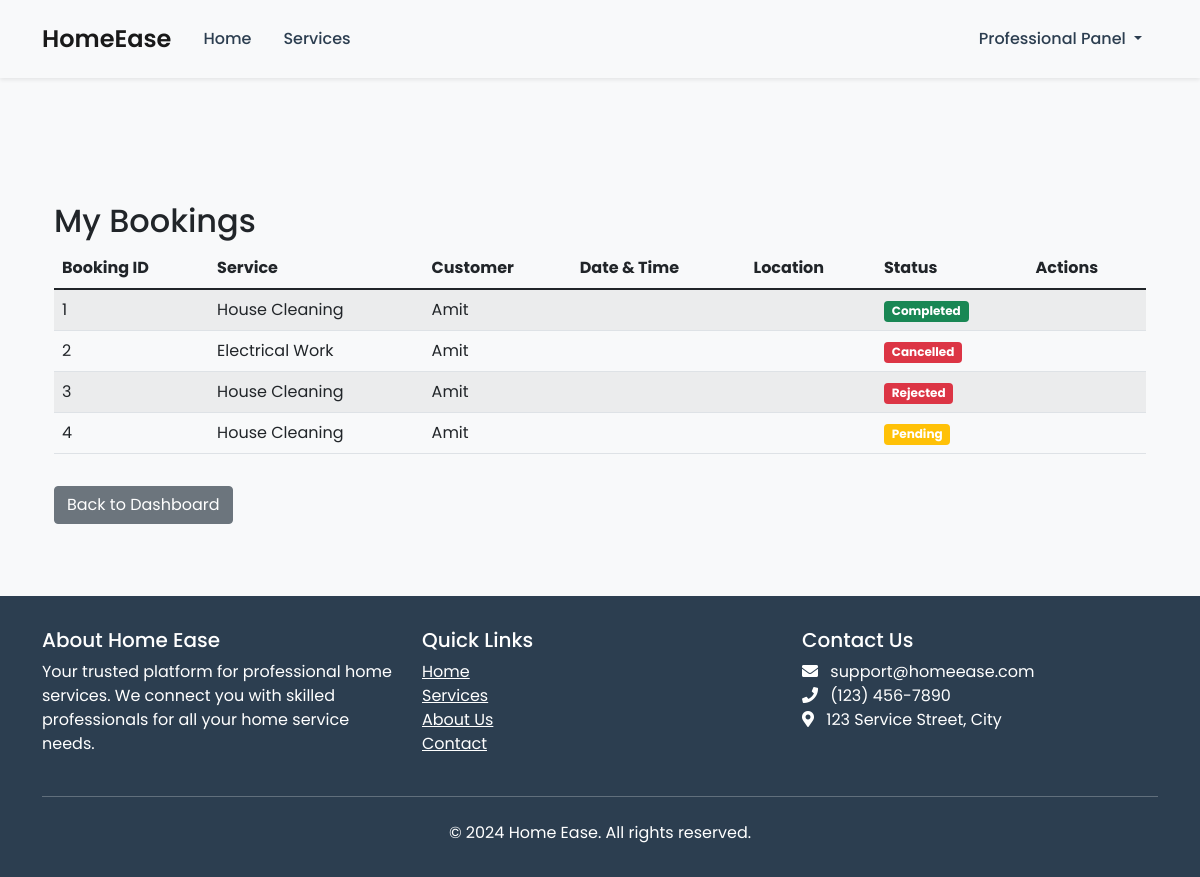
The page /professional/bookings (signed in) on the database its author committed.
### models.py (models this page shows, shortened)
class ServiceRequest(db.Model):
    __tablename__ = 'service_requests'
    request_id = db.Column(db.Integer, primary_key=True)
    customer_id = db.Column(db.Integer, db.ForeignKey('customers.customer_id'), nullable=False)
    professional_id = db.Column(db.Integer, db.ForeignKey('professionals.professional_id'), nullable=False)
    service_id = db.Column(db.Integer, db.ForeignKey('services.service_id'), nullable=False)
    request_date = db.Column(db.Date, nullable=False)
    request_time = db.Column(db.Time, nullable=False)
    status = db.Column(db.String(20), default='Pending')  # Pending, Accepted, Completed, Rejected
    notes = db.Column(db.Text)
    created_at = db.Column(db.DateTime, default=datetime.utcnow)
    accepted_at = db.Column(db.DateTime)
    completed_at = db.Column(db.DateTime)
    rejected_at = db.Column(db.DateTime)
    professional_rating = db.relationship('ProfessionalRating', backref='service_request', lazy=True)

class Service(db.Model):
    __tablename__ = 'services'
    service_id = db.Column(db.Integer, primary_key=True)
    service_name = db.Column(db.String(100), nullable=False)
    description = db.Column(db.Text, nullable=False)
    base_price = db.Column(db.Float, nullable=False)
    category = db.Column(db.String(50), nullable=False)
    created_at = db.Column(db.DateTime, default=datetime.utcnow)
    is_active = db.Column(db.Boolean, default=True)
    service_requests = db.relationship('ServiceRequest', backref='service', lazy=True)
    professional_services = db.relationship('ProfessionalService', backref='service', lazy=True)

class Customer(db.Model):
    __tablename__ = 'customers'
    customer_id = db.Column(db.Integer, primary_key=True)
    full_name = db.Column(db.String(100), nullable=False)
    email = db.Column(db.String(120), unique=True, nullable=False)
    phone = db.Column(db.String(20), nullable=False)
    address = db.Column(db.Text, nullable=False)
    password = db.Column(db.String(255), nullable=False)
    created_at = db.Column(db.DateTime, default=datetime.utcnow)
    service_requests = db.relationship('ServiceRequest', backref='customer', lazy=True)
    ratings = db.relationship('ProfessionalRating', backref='customer', lazy=True)

### routes.py (the view)
@app.route('/professional/bookings')
def professional_bookings():
    if 'user_type' not in session or session['user_type'] != 'professional':
        flash('Please login as professional first', 'danger')
        return redirect(url_for('professional_login'))
    professional = Professional.query.get(session['user_id'])
    if not professional:
        flash('Professional not found', 'danger')
        return redirect(url_for('professional_login'))
    bookings = ServiceRequest.query.filter_by(
        professional_id=professional.professional_id
    ).order_by(ServiceRequest.request_date.desc()).all()
    bookings = ServiceRequest.query.filter_by(
        professional_id=professional.professional_id
    ).options(
        joinedload(ServiceRequest.customer),
        joinedload(ServiceRequest.service)
    ).order_by(ServiceRequest.request_date.desc()).all()
    return render_template('professional/bookings.html',
                         professional=professional,
                         bookings=bookings)

### routes.py (called while the page is built)
@app.context_processor
def inject_current_user():
    return dict(current_user=current_user)

@app.before_request
def make_session_permanent():
    session.permanent = True
    app.permanent_session_lifetime = timedelta(days=5)

### templates/professional/bookings.html (shortened to what this page needs)
{% extends "base.html" %}
{% block content %}
<div class="container mt-4">
    <h2>My Bookings</h2>
    <div class="table-responsive">
        <table class="table table-striped">
            <thead>
                <tr>
                    <th>Booking ID</th>
                    <th>Service</th>
                    <th>Customer</th>
                    <th>Date & Time</th>
                    <th>Location</th>
                    <th>Status</th>
                    <th>Actions</th>
                </tr>
            </thead>
            <tbody>
                {% if bookings %}
                    {% for booking in bookings %}
                        <tr>
                            <td>{{ booking.request_id }}</td>
                            <td>{{ booking.service.service_name }}</td>
                            <td>{{ booking.customer.full_name }}</td>
                            <td>{{ booking.service_datetime.strftime('%Y-%m-%d %H:%M') if booking.service_datetime }}</td>
                            <td>{{ booking.service_location }}</td>
                            <td>
                                <span class="badge bg-{{ 'success' if booking.status == 'Completed'
                                                    else 'warning' if booking.status == 'Pending'
                                                    else 'info' if booking.status == 'Accepted'
                                                    else 'danger' }}">
                                    {{ booking.status }}
                                </span>
                            </td>
                            <td>
                            </td>
                        </tr>
                    {% endfor %}
                {% else %}
                    <tr>
                        <td colspan="7" class="text-center">No bookings found.</td>
                    </tr>
                {% endif %}
            </tbody>
        </table>
    </div>
    <div class="mt-3">
        <a href="{{ url_for('professional_dashboard') }}" class="btn btn-secondary">Back to Dashboard</a>
    </div>
</div>
{% endblock %}

### templates/base.html (style rules this page uses)
body { font-family: 'Poppins', sans-serif; background-color: #f8f9fa; }

### rows shown on the page
ServiceRequest: request_id "1", service.service_name "House Cleaning", customer.full_name "Amit", status "Completed"
ServiceRequest: request_id "2", service.service_name "Electrical Work", customer.full_name "Amit", status "Cancelled"
ServiceRequest: request_id "3", service.service_name "House Cleaning", customer.full_name "Amit", status "Rejected"
ServiceRequest: request_id "4", service.service_name "House Cleaning", customer.full_name "Amit", status "Pending"
